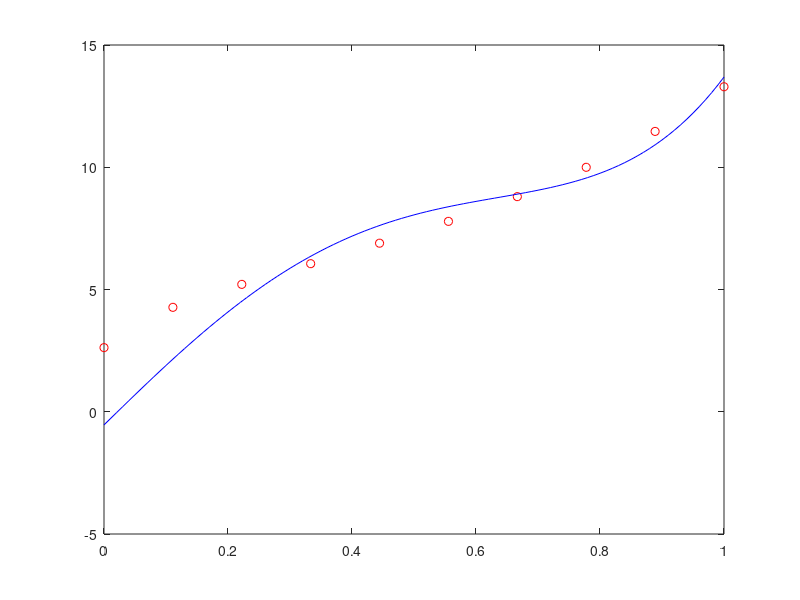

This chart was generated by the following MATLAB code:
xk = [0 , 0.11111 , 0.22222 , 0.33333 , 0.44444 , 0.55556 , 0.66667 , 0.77778 , 0.88889,1]
yk = [2.623 , 4.2709 , 5.2103 , 6.0562 , 6.8943 , 7.7872 , 8.7983 , 9.9981 , 11.466,13.293]

x=0:0.01:1

  A11=0
  A12=0
  A13=0
  A14=0
  A22=0
  A23=0
  A24=0
  A33=0
  A34=0
  A44=0
  B1=0
  B2=0
  B3=0
  B4=0
  for i=1:1:10
    A11 = A11+sin(xk(i))*sin(xk(i))
    A12 = A12+sin(xk(i))*xk(i)^4
    A13 = A13+sin(xk(i))*xk(i)
    A14 = A14+sin(xk(i))
    A22 = A22+xk(i)^8
    A23 = A23+xk(i)^5
    A24 = A24+xk(i)^4
    A33 = A33+xk(i)^2
    A34 = A34+xk(i)
    A44 = 1
    B1 = B1+yk(i)*sin(xk(i))
    B2 = B2+yk(i)*xk(i)^4
    B3 = B3+yk(i)*xk(i)
    B4 = B4+yk(i)
  endfor
  A = [A11,A12,A13,A14;
       A12,A22,A23,A24;
       A13,A23,A33,A34;
       A14,A24,A34,A44]
  B = [B1;B2;B3;B4]
  X = A\B
  figure
  plot(xk,yk,"or",x,X(1)*sin(x)+X(2)*x.^4+X(3)*x+X(4),"b")